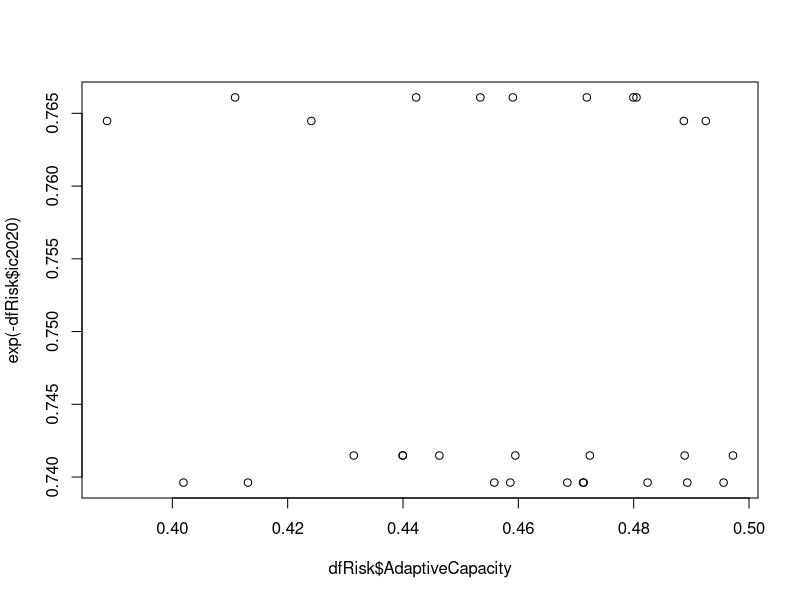
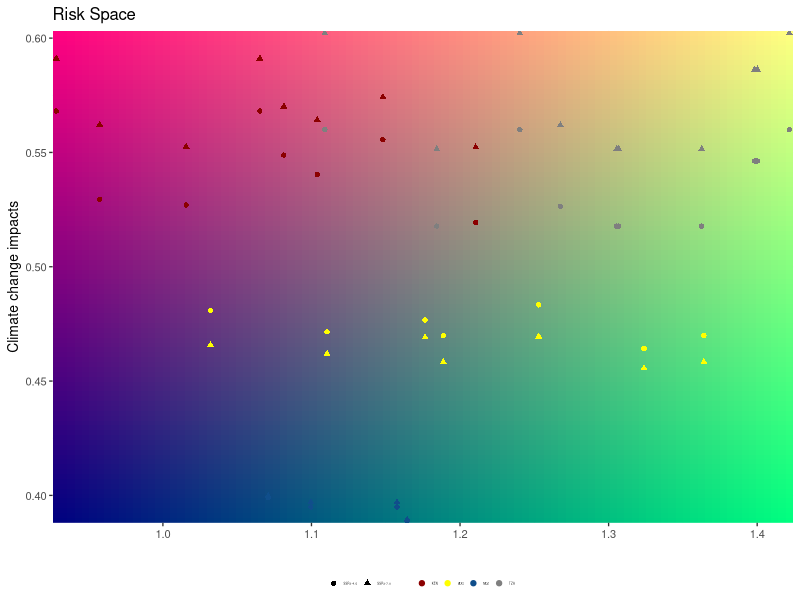
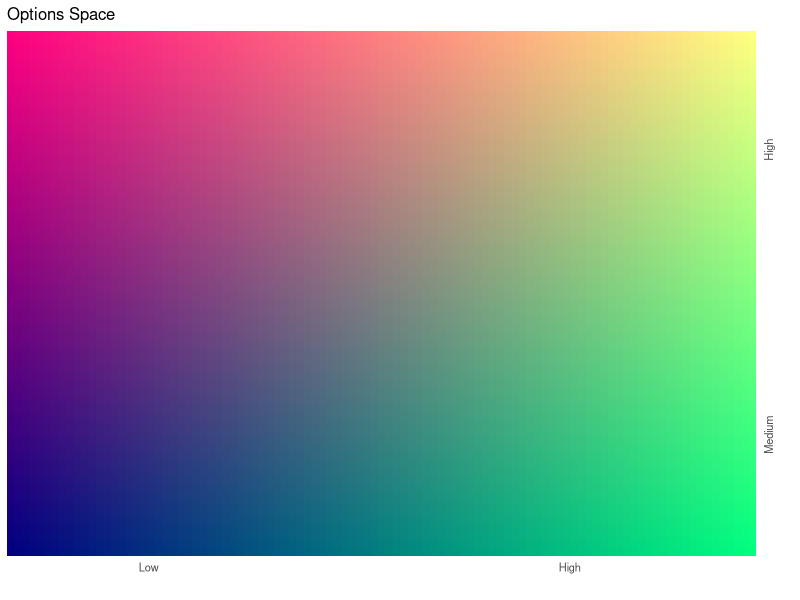
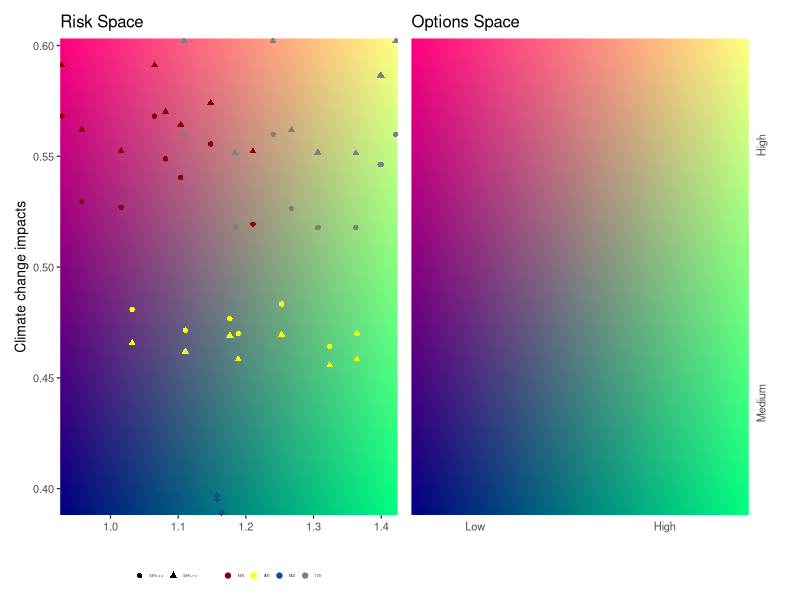
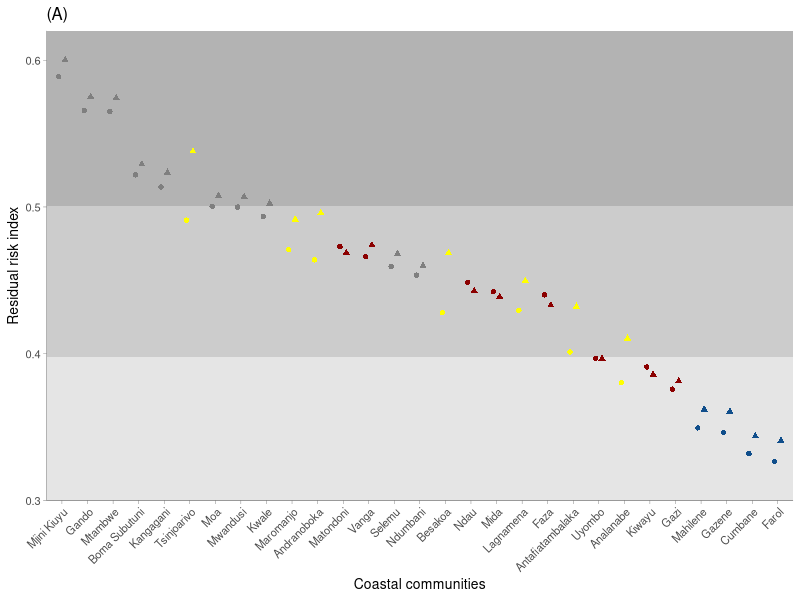
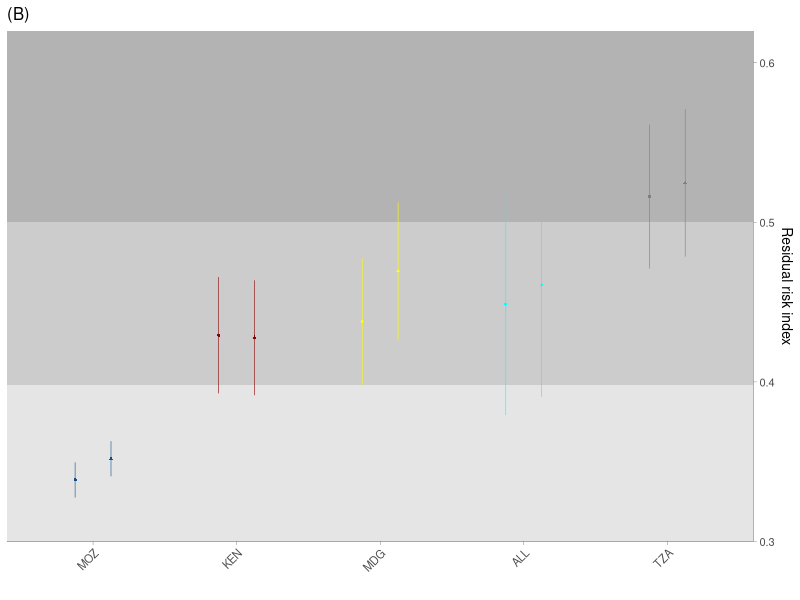
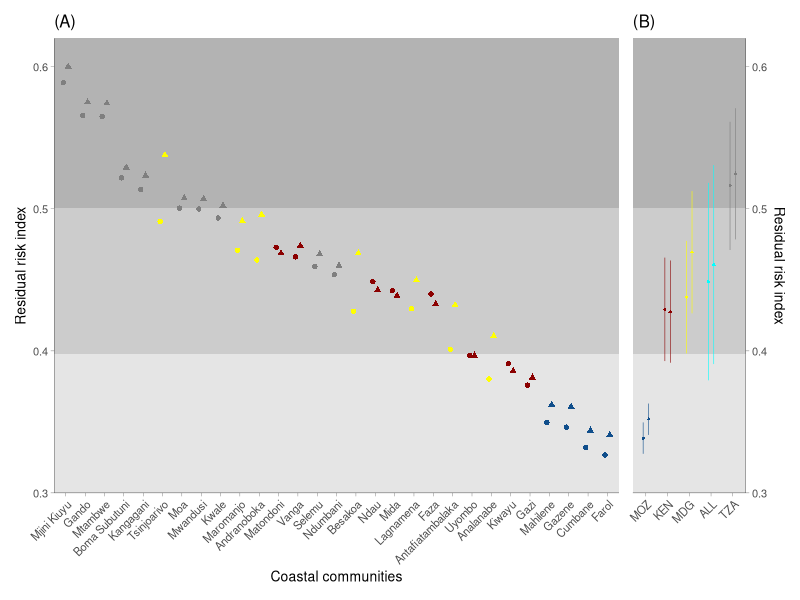
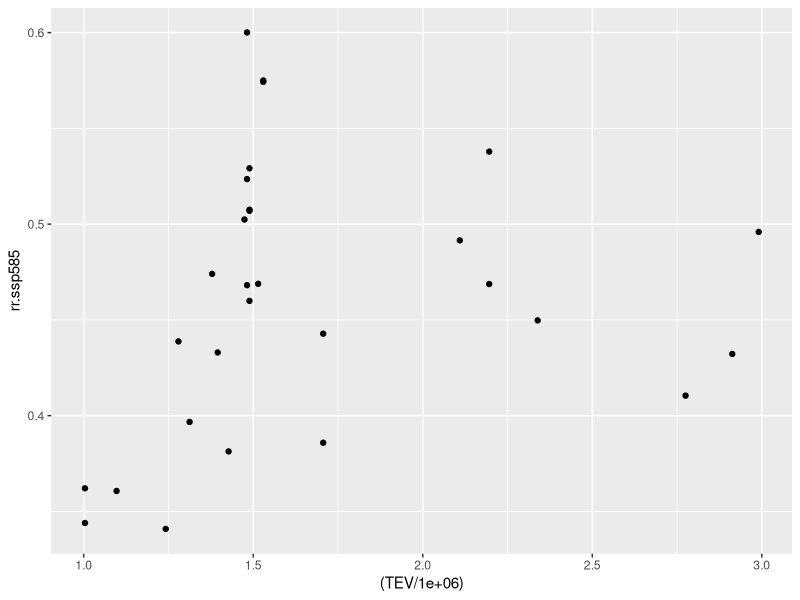

Generate these figures, in order, with R:
library(tidyverse)
dfRisk <- read_csv("2_Data/spreadsheet/RiskDataFINAL.csv")
dfRisk <- dfRisk %>% mutate(ISO3 = Country,
                            ISO3 = ifelse(ISO3 == "Kenya", "KEN", ISO3),
                            ISO3 = ifelse(ISO3 == "Tanzania", "TZA", ISO3),
                            ISO3 = ifelse(ISO3 == "Madagascar", "MDG", ISO3),
                            ISO3 = ifelse(ISO3 == "Mozambique", "MOZ", ISO3))
I_Ctrl <- read_csv("2_Data/spreadsheet/ImpactControl.csv")
dfRisk <- merge(dfRisk, I_Ctrl, by.x = "ISO3")
plot(dfRisk$AdaptiveCapacity, exp(-dfRisk$ic2020))

df <- rbind(data.frame(sce = "SSP2-4.5", impact = dfRisk$imp.ssp245.2050, vulnerab = dfRisk$Sensitivity/dfRisk$AdaptiveCapacity, village = dfRisk$Villages, ISO3 = dfRisk$ISO3),
            data.frame(sce = "SSP3-7.0", impact = dfRisk$imp.ssp370.2050, vulnerab = dfRisk$Sensitivity/dfRisk$AdaptiveCapacity, village = dfRisk$Villages, ISO3 = dfRisk$ISO3))
yR <- range(df$impact);xR <- range(df$vulnerab)
lgd <- expand.grid(x = seq(xR[1],xR[2], diff(xR)/100), 
                   y = seq(yR[1],yR[2], diff(yR)/100)) %>% 
  mutate(x1 = scales::rescale(x),
         y1 = scales::rescale(y),
         mix = rgb(y1,x1,.5))
# Q1 <- summary(df$impact)[[2]] #first quartile
# Q3 <- summary(df$impact)[[5]] #third quartile
# MdV <- median(df$vulnerab)
(plt1 <- ggplot()+
    
    # geom_rect(aes(fill = "LL", xmin = -Inf, xmax = MdV, ymin = -Inf, ymax = Q1), show.legend = FALSE)+
    # geom_rect(aes(fill = "ML", xmin = -Inf, xmax = MdV, ymin = Q1, ymax = Q3), show.legend = FALSE)+
    # geom_rect(aes(fill = "HL", xmin = -Inf, xmax = MdV, ymin = Q3, ymax = Inf), show.legend = FALSE)+
    # geom_rect(aes(fill = "LH", xmin = MdV, xmax = Inf, ymin = -Inf, ymax = Q1), show.legend = FALSE)+
    # geom_rect(aes(fill = "MH", xmin = MdV, xmax = Inf, ymin = Q1, ymax = Q3), show.legend = FALSE)+
    # geom_rect(aes(fill = "HH", xmin = MdV, xmax = Inf, ymin = Q3, ymax = Inf), show.legend = FALSE)+
    # scale_fill_manual(values = c("LL"="#595757","ML"="#806587","HL"="#A874B8",
    #                             "LH"="#468C38","MH"="#8CA289","HH"="#D3B9DB")) +
    geom_raster(data = lgd, aes(x = x, y = y, fill = mix))+
    scale_fill_identity()+
    geom_point(data = df, aes(x = vulnerab, y = impact, colour = ISO3, shape=sce), size = 1.5) +
    labs(y = "Climate change impacts", x = "", title = "Risk Space")+
    scale_colour_manual(name="", values = c("KEN"="darkred","MDG"="yellow","MOZ"="dodgerblue4","TZA"="grey50"))+
    theme_bw(base_size = 10)+
    scale_x_continuous(expand = c(0,0))+scale_y_continuous(expand = c(0,0))+
    #geom_vline(xintercept = median(df$vulnerab, na.rm = TRUE), linetype = 2, linewidth = .5, colour = "grey80")+
    theme(legend.position = "bottom",
          legend.title = element_blank(),
          legend.background = element_rect(fill = NA),
          legend.key.size = unit(1, 'cm'),
          legend.text = element_text(size = 2),
          legend.key.height = unit(.1, 'cm'),
          legend.key.width = unit(.1, 'cm'), 
          
          panel.border = element_blank()))

(plt2 <- ggplot()+
    # geom_rect(aes(fill = "LL", xmin = -Inf, xmax = MdV, ymin = -Inf, ymax = Q1), show.legend = FALSE)+
    # geom_rect(aes(fill = "ML", xmin = -Inf, xmax = MdV, ymin = Q1, ymax = Q3), show.legend = FALSE)+
    # geom_rect(aes(fill = "HL", xmin = -Inf, xmax = MdV, ymin = Q3, ymax = Inf), show.legend = FALSE)+
    # geom_rect(aes(fill = "LH", xmin = MdV, xmax = Inf, ymin = -Inf, ymax = Q1), show.legend = FALSE)+
    # geom_rect(aes(fill = "MH", xmin = MdV, xmax = Inf, ymin = Q1, ymax = Q3), show.legend = FALSE)+
    # geom_rect(aes(fill = "HH", xmin = MdV, xmax = Inf, ymin = Q3, ymax = Inf), show.legend = FALSE)+
    # scale_fill_manual(values = c("LL"="#595757","ML"="#806587","HL"="#A874B8","LH"="#468C38","MH"="#8CA289","HH"="#D3B9DB")) +
    geom_raster(data = lgd, aes(x = x, y = y, fill = mix))+
    scale_fill_identity()+
    
    geom_point(data = df, aes(x = vulnerab, y = impact), alpha = 0) +
    labs(y = "", x = "", title = "Options Space")+
    scale_y_continuous(breaks = c(.3, .43, .55), labels = c("Low", "Medium", "High") , position = "right", expand = c(0,0))+
    scale_x_continuous(breaks = c(1.02, 1.3), labels = c("Low","High"), expand = c(0,0))+
    theme_bw(base_size = 10)+
    theme(axis.text.y = element_text(angle = 90),
          axis.ticks = element_blank(), 
          panel.border = element_blank()))

library(patchwork)
plt1+plt2+plot_layout(ncol = 2)
#ggsave("outputs/xx1.png", width = 5.5, height = 4, dpi = 1200)

dfRisk<- dfRisk %>% mutate(rr.ssp585 = ((imp.ssp585.2050*Sensitivity)/AdaptiveCapacity)*exp(-ic2020),
                           rr.ssp245 = ((imp.ssp245.2050*Sensitivity)/AdaptiveCapacity)*exp(-ic2020))
df <- rbind(data.frame(sce = "SSP2-4.5", risk = (dfRisk$rr.ssp245), village = dfRisk$Villages, ISO3 = dfRisk$ISO3),
            data.frame(sce = "SSP5-8.5", risk = (dfRisk$rr.ssp585), village = dfRisk$Villages, ISO3 = dfRisk$ISO3))
Q1 <- summary(df$risk)[[2]] #first quartile
Q3 <- summary(df$risk)[[5]] #third quartile
(plt2 <- ggplot(data = df)+
    geom_rect(fill = "grey90", xmin = -Inf, xmax = Inf, ymin = -Inf, ymax = Q1)+
    geom_rect(fill = "grey80", xmin = -Inf, xmax = Inf, ymin = Q1, ymax = Q3)+
    geom_rect(fill = "grey70", xmin = -Inf, xmax = Inf, ymin = Q3, ymax = Inf)+
    #geom_col(aes(reorder(Villages, risk.ssp370.2050), risk.ssp370.2050), width = .2, fill = "grey90")+
    geom_point(aes(x=reorder(village,-risk), y=risk, colour = ISO3, shape = sce), size = 1.5, position = position_dodge2(width =.5))+
    #geom_text(aes(x=reorder(village,risk), y=risk, label = round(risk,2)), size = 2, colour = "black", fontface = "bold",position = position_dodge(width =.5))+
    labs(x = "Coastal communities", y = "Residual risk index", title = "(A)")+
    scale_y_continuous(expand = c(0,0), limits = c(.3,.62), breaks = seq(.3,.6, 0.1))+
    theme_classic(base_size = 10)+
    scale_colour_manual(name="", values = c("KEN"="darkred","MDG"="yellow","MOZ"="dodgerblue4","TZA"="grey50"))+
    scale_fill_manual(name="", values = c("KEN"="darkred","MDG"="yellow","MOZ"="dodgerblue4","TZA"="grey50"))+
    theme(legend.position = "", 
          legend.background = element_rect(fill = NA),
          axis.text.x = element_text(angle = 45, vjust = 1, hjust = 1),
          axis.line = element_line(linewidth = .1), 
          axis.ticks = element_line(linewidth = .1)))

df1 <- dfRisk %>% group_by(ISO3) %>% 
  summarise(mn.585 = mean(rr.ssp585),
            sd.585 = sd(rr.ssp585),
            mn.245 = mean(rr.ssp245),
            sd.245 = sd(rr.ssp245)) %>% ungroup()

df2 <- dfRisk %>% 
  summarise(mn.585 = mean(rr.ssp585),
            sd.585 = sd(rr.ssp585),
            mn.245 = mean(rr.ssp245),
            sd.245 = sd(rr.ssp245)) 
df2 <- cbind(ISO3 = "ALL", df2)
df <- rbind(df1, df2)

df <- rbind(data.frame(sce = "SSP2-4.5", MN = df$mn.245, LL = df$mn.245-df$sd.245, UL = df$mn.245+df$sd.245, ISO3 = df$ISO3),
            data.frame(sce = "SSP5-8.5", MN = df$mn.585, LL = df$mn.585-df$sd.585, UL = df$mn.585+df$sd.585, ISO3 = df$ISO3)) %>% group_by (ISO3) %>% mutate(sortMag = mean(MN))
(plt3 <- ggplot(data = df)+
    geom_rect(fill = "grey90", xmin = -Inf, xmax = Inf, ymin = -Inf, ymax = Q1)+
    geom_rect(fill = "grey80", xmin = -Inf, xmax = Inf, ymin = Q1, ymax = Q3)+
    geom_rect(fill = "grey70", xmin = -Inf, xmax = Inf, ymin = Q3, ymax = Inf)+
    geom_pointrange(aes(x = reorder(ISO3, sortMag), y = MN, ymin = LL, ymax = UL, colour=ISO3, shape = sce),
                    size=.1, linewidth = .2, position = position_dodge(width =.5))+
    scale_colour_manual(name="", values = c("KEN"="darkred","MDG"="yellow","MOZ"="dodgerblue4","TZA"="grey50", "ALL"="cyan"))+
    labs(y = "Residual risk index", x="", title = "(B)")+
    scale_y_continuous(expand = c(0,0), limits = c(.3,.62), breaks = seq(.3,.6, 0.1),position = "right")+
    theme_classic(base_size = 10)+
    theme(legend.position = "", 
          panel.background = element_rect(fill = "transparent", colour = NA),
          plot.background = element_rect(fill = "transparent"),
          axis.text.x = element_text(angle = 45, vjust = 1, hjust = 1), 
          panel.border = element_blank(), 
          axis.line = element_line(linewidth = .1), 
          axis.ticks = element_line(linewidth = .1)))
#plt1 + annotation_custom(ggplotGrob(plt2), xmin = 1, xmax = 14, ymin = .5, ymax = .79)
plt2+plt3+plot_layout(ncol = 2, widths = c(5,1))
ggsave("3_RiskResidual.png", dpi = 1200, height = 4, width = 8)


dfRisk %>% ggplot() + geom_point(aes(x = (TEV/1e6), y = rr.ssp585))
dfRisk %>% ggplot() + geom_point(aes(x = (TEV/1e6), y = imp.ssp370.2050))
